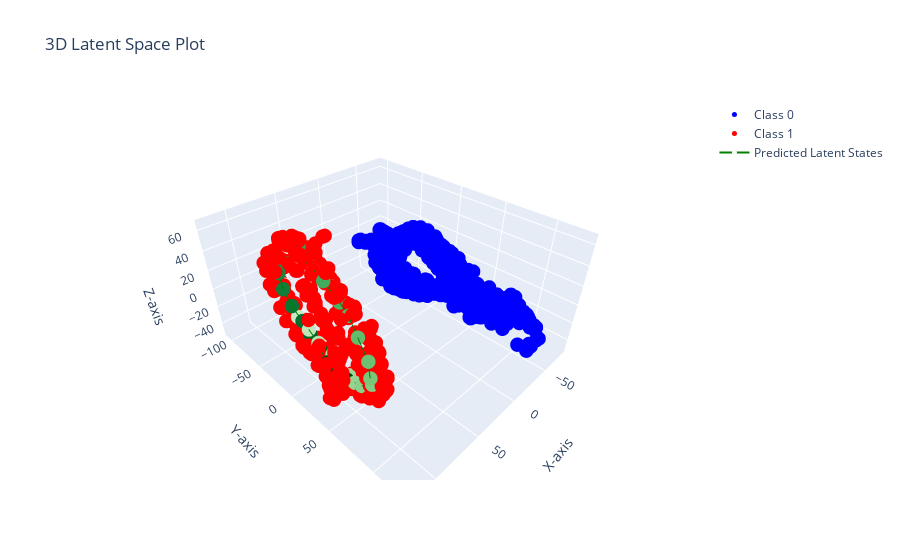

Source (notebook cell):
### Code cell
# Assuming gpdm.get_X_for_class is your method to get the data
X0 = gpdm.get_X_for_class(0).detach().numpy()
X1 = gpdm.get_X_for_class(1).detach().numpy()
predicted_latent_states = predicted_latent_states.detach().numpy()

# Create the plot
fig = go.Figure()

# Add Class 0 data (in blue)
fig.add_trace(go.Scatter3d(
    x=X0[:, 0],
    y=X0[:, 1],
    z=X0[:, 2],
    mode='markers',
    marker=dict(size=5, color='blue'),
    name='Class 0'
))

# Add Class 1 data (in red)
fig.add_trace(go.Scatter3d(
    x=X1[:, 0],
    y=X1[:, 1],
    z=X1[:, 2],
    mode='markers',
    marker=dict(size=5, color='red'),
    name='Class 1'
))

# Add predicted latent states (in green)
# make then a gradient of green to show the trajectory
fig.add_trace(go.Scatter3d(
    x=predicted_latent_states[:, 0],
    y=predicted_latent_states[:, 1],
    z=predicted_latent_states[:, 2],
    mode='lines+markers',
    marker=dict(size=5, color=np.linspace(0, 1, len(predicted_latent_states)), colorscale='Greens'),
    line=dict(color='green', width=2),
    name='Predicted Latent States'
))

# Update layout with axis labels and title
fig.update_layout(
    title="3D Latent Space Plot",
    scene=dict(
        xaxis_title="X-axis",
        yaxis_title="Y-axis",
        zaxis_title="Z-axis"
    )
)

# Show the interactive plot
fig.show()

### Figure 1 — Plotly figure (JSON) as saved in the notebook; plotly's stock layout.template omitted (floating-point values rounded to 4 significant figures; data arrays with more than 128 entries replaced by an {"elided": "..."} marker saying what was removed)
{"data": [{"marker": {"color": "blue", "size": 5}, "mode": "markers", "name": "Class 0", "type": "scatter3d", "x": {"elided": "849 float values"}, "y": {"elided": "849 float values"}, "z": {"elided": "849 float values"}}, {"marker": {"color": "red", "size": 5}, "mode": "markers", "name": "Class 1", "type": "scatter3d", "x": {"elided": "347 float values"}, "y": {"elided": "347 float values"}, "z": {"elided": "347 float values"}}, {"line": {"color": "green", "width": 2}, "marker": {"color": [0, 0.02703, 0.05405, 0.08108, 0.1081, 0.1351, 0.1622, 0.1892, 0.2162, 0.2432, 0.2703, 0.2973, 0.3243, 0.3514, 0.3784, 0.4054, 0.4324, 0.4595, 0.4865, 0.5135, 0.5405, 0.5676, 0.5946, 0.6216, 0.6486, 0.6757, 0.7027, 0.7297, 0.7568, 0.7838, 0.8108, 0.8378, 0.8649, 0.8919, 0.9189, 0.9459, 0.973, 1], "colorscale": [[0, "rgb(247,252,245)"], [0.125, "rgb(229,245,224)"], [0.25, "rgb(199,233,192)"], [0.375, "rgb(161,217,155)"], [0.5, "rgb(116,196,118)"], [0.625, "rgb(65,171,93)"], [0.75, "rgb(35,139,69)"], [0.875, "rgb(0,109,44)"], [1, "rgb(0,68,27)"]], "size": 5}, "mode": "lines+markers", "name": "Predicted Latent States", "type": "scatter3d", "x": [81.43, 85.65, 85.6, 83.41, 82.17, 80.6, 78.44, 78.39, 81.56, 83.49, 82.71, 83.32, 82.26, 84.21, 84.86, 87.22, 87.43, 86.37, 91.13, 90.86, 88.55, 84.16, 83.06, 85.43, 80.44, 77.23, 77.18, 78.56, 80.86, 83.29, 85.16, 84.38, 83.21, 82.1, 84.02, 88.5, 89.57, 88.04], "y": [7.881, -9.892, -26.37, -45.87, -57.55, -69.87, -77.94, -71.02, -65.33, -46.59, -32.36, -18.67, -0.5304, 9.078, 23.94, 34.33, 43.57, 54.99, 58.58, 56.66, 43.29, 28.03, 17.0, 1.478, -24.57, -39.96, -49.63, -59.26, -64.01, -68.85, -62.14, -52.93, -40.41, -32.31, -16.25, -0.1452, 14.42, 24.84], "z": [39.33, 47.97, 52.98, 53.24, 46.19, 33.92, 21.1, 1.104, -13.51, -20.45, -27.22, -34.31, -37.38, -40.49, -42.97, -42.47, -39.22, -29.9, -16.71, -0.5737, 13.47, 23.3, 29.57, 43.13, 50.1, 53.71, 47.27, 36.98, 28.94, 16.89, 3.651, -10.81, -21.7, -33.26, -38.9, -41.92, -43.37, -45.13]}], "layout": {"scene": {"xaxis": {"title": {"text": "X-axis"}}, "yaxis": {"title": {"text": "Y-axis"}}, "zaxis": {"title": {"text": "Z-axis"}}}, "title": {"text": "3D Latent Space Plot"}}}
